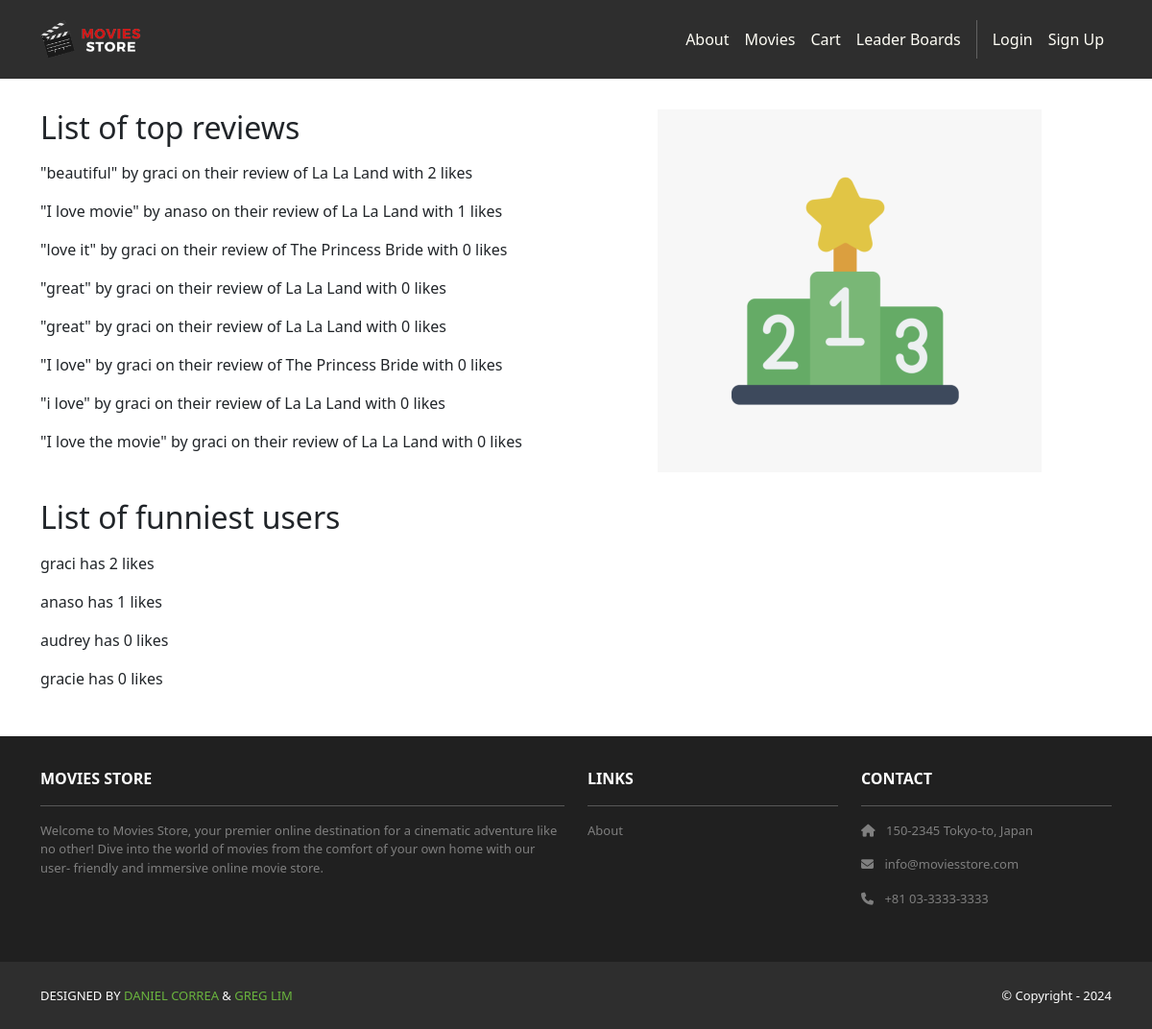
Page /topcomments/ on the earlier database version.
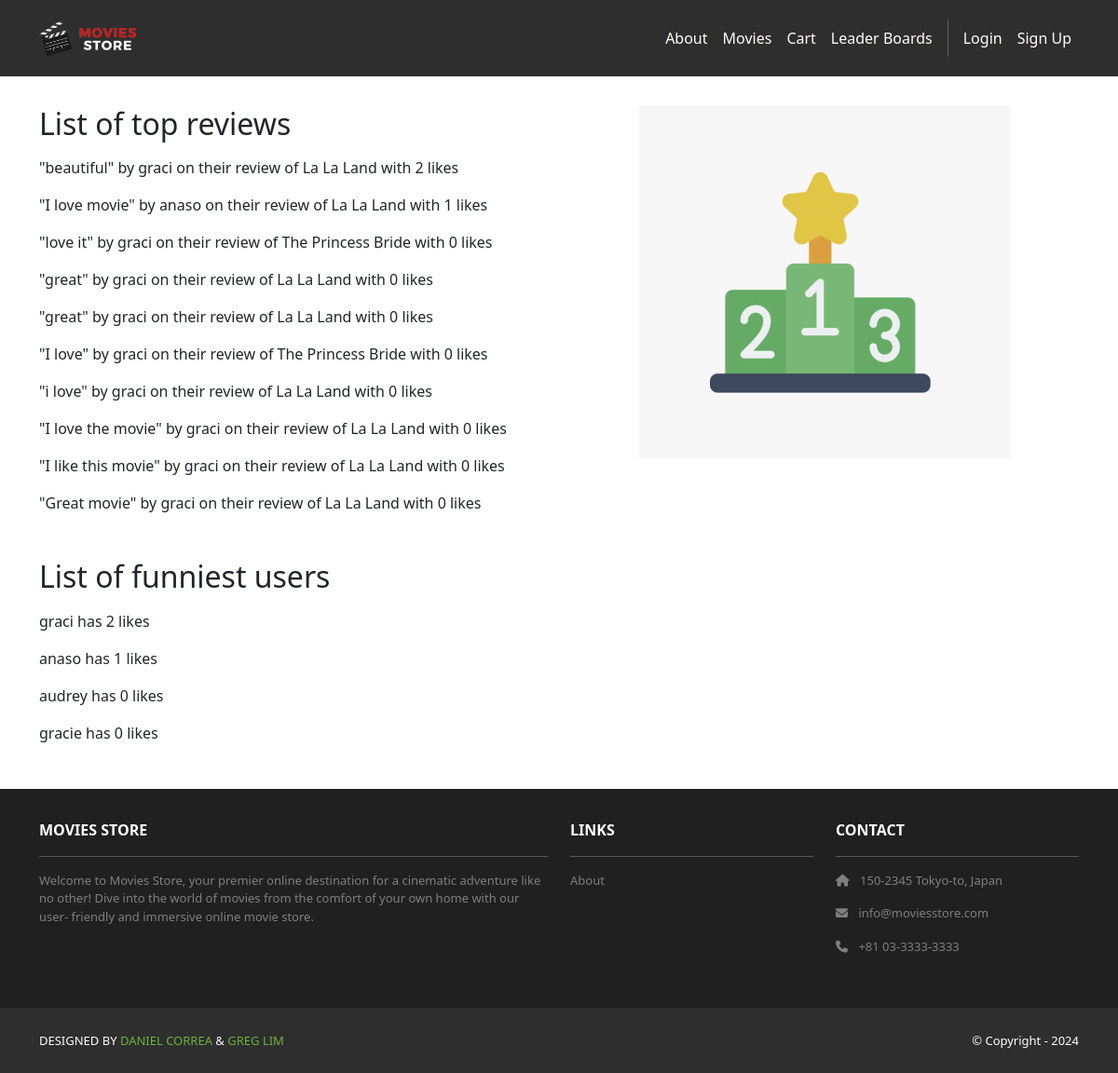
Same page on the later database version.
### movies/models.py (models this page shows, shortened)
class Review(models.Model):
    id = models.AutoField(primary_key=True)
    comment = models.CharField(max_length=255, default = '', blank=True)
    date = models.DateTimeField(auto_now_add=True)
    movie = models.ForeignKey(Movie, on_delete=models.CASCADE)
    user = models.ForeignKey(User, on_delete=models.CASCADE)
    likes = models.ManyToManyField(User, related_name="liked_reviews", blank=True)
    stars = models.IntegerField(default=0)

class Movie(models.Model):
    id = models.AutoField(primary_key=True)
    name = models.CharField(max_length=255)
    price = models.IntegerField()
    description = models.TextField()
    image = models.ImageField(upload_to='movie_images/')
    watch_list = models.ManyToManyField(User, related_name="watch_listed_movies", blank=True)
    rating = models.IntegerField(default=0)
    amount_left = models.PositiveIntegerField(default=0, help_text="Number of copies available for purchase")

### topcomments/views.py (the view)
# urls.py: path('', views.index, name='cart.index'),
def index(request):
    top_reviews = (
        Review.objects
        .annotate(num_likes=Count('likes'))
        .order_by('-num_likes')[:10]
    )
    template_data = {"top_reviews": top_reviews}
    top_users = (
        User.objects
        .annotate(total_likes=Count('review__likes'))
        .order_by('-total_likes')[:10]
    )
    template_data = {
        "top_reviews": top_reviews,
        "top_users": top_users,
    }
    return render(request, 'topcomments/index.html', {'template_data': template_data})

### topcomments/templates/topcomments/index.html
{% extends 'base.html' %}
{% block content %}
{% load static %}
<div class="p-3">
    <div class="container">
        <div class="row mt-3">
            <div class="col-md-6 mx-auto mb-3">
                <h2 class="mb-3">List of top reviews</h2>
                {% for review in template_data.top_reviews %}
                    <p>"{{ review.comment }}" by {{ review.user }} on their review of {{ review.movie.name }} with {{ review.num_likes }} likes</p>
                {% endfor %}
                <h2 class="mb-3 mt-5">List of funniest users</h2>
                {% for user in template_data.top_users %}
                    <p>{{ user.username }} has {{ user.total_likes }} likes</p>
                {% endfor %}
            </div>
            <div class="col-md-6 mx-auto mb-3 text-center">
                <img src="{% static 'img/leader.png' %}" class="img-fluid" alt="leader" />
            </div>
        </div>
    </div>
</div>
{% endblock content %}

Differences in the rows shown:
added Review: comment "I like this movie", user "graci", movie.name "La La Land", num_likes "0"
added Review: comment "Great movie", user "graci", movie.name "La La Land", num_likes "0"
